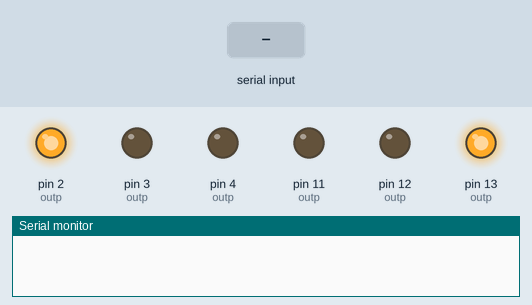
Bench run of a sketch on a simulated Arduino Uno, built with avr-gcc and run on an emulated ATmega328P. Parts: output pins drawn as LEDs (lit = HIGH), the last lines printed to the serial monitor. Inputs (shaded band) come from the test bench.

Above: at 1.2 s.
1.3 s: "1" received over the second serial link
At 2.3 s:
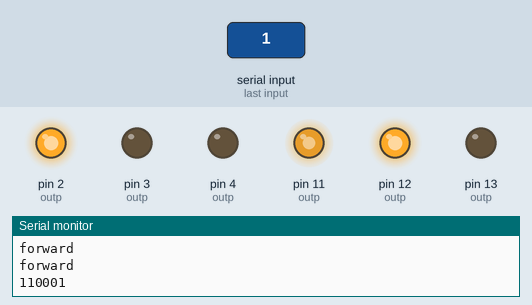
2.8 s: "2" received over the second serial link
At 3.4 s:
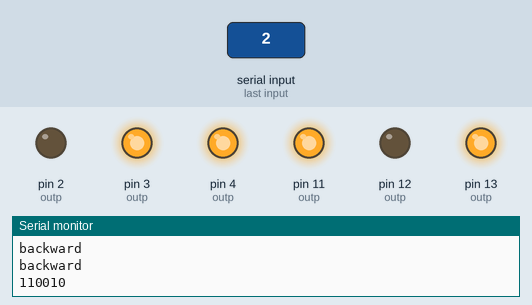
4.3 s: "0" received over the second serial link
At 5.5 s:
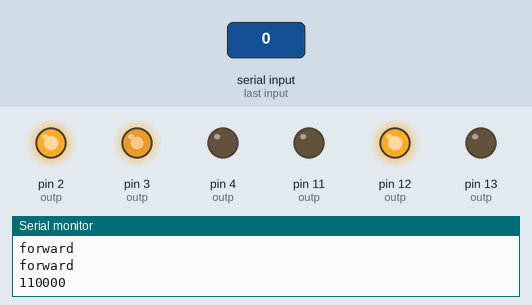
5.8 s: "2" received over the second serial link
At 6.9 s:
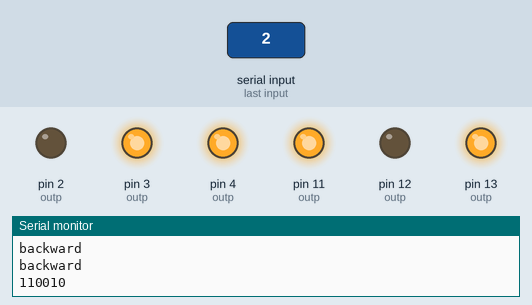
7.3 s: "1" received over the second serial link
At 8.1 s:
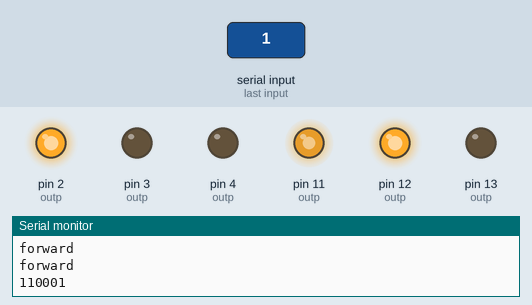
8.8 s: "0" received over the second serial link
At 9.2 s:
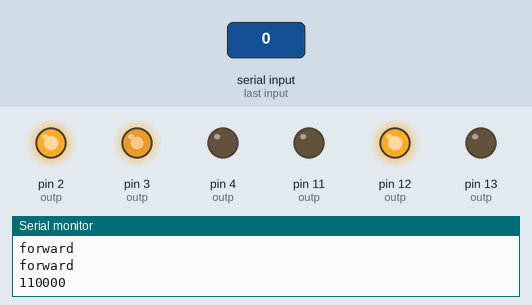
Timing chart, 0 to 11.3 s (numbered marks = the images above; inputs shaded):
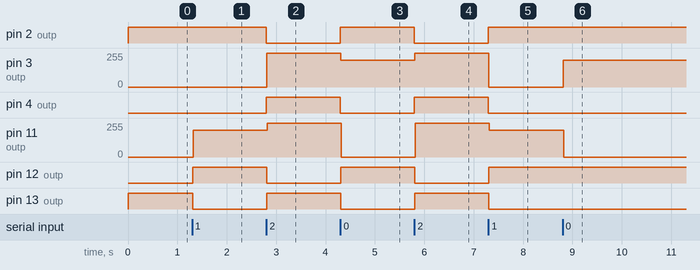

Measured:
- after the input at 1.3 s, pin 11 (outp): 0/255 → 200/255 at once; pin 12 (outp): LOW → HIGH at once; pin 13 (outp): HIGH → LOW at once
- after the input at 2.8 s, pin 2 (outp), pin 12 (outp): HIGH → LOW at once; pin 3 (outp): 0/255 → 255/255 at once; pin 4 (outp), pin 13 (outp): LOW → HIGH at once; pin 11 (outp): 200/255 → 255/255 at once
- after the input at 4.3 s, pin 2 (outp), pin 12 (outp): LOW → HIGH at once; pin 3 (outp): 255/255 → 200/255 at once; pin 4 (outp), pin 13 (outp): HIGH → LOW at once; pin 11 (outp): 255/255 → 0/255 at once
- after the input at 5.8 s, pin 2 (outp), pin 12 (outp): HIGH → LOW at once; pin 3 (outp): 200/255 → 255/255 at once; pin 4 (outp), pin 13 (outp): LOW → HIGH at once; pin 11 (outp): 0/255 → 255/255 at once
- after the input at 7.3 s, pin 2 (outp), pin 12 (outp): LOW → HIGH at once; pin 3 (outp): 255/255 → 0/255 at once; pin 4 (outp), pin 13 (outp): HIGH → LOW at once; pin 11 (outp): 255/255 → 200/255 at once
- after the input at 8.8 s, pin 3 (outp): 0/255 → 200/255 at once; pin 11 (outp): 200/255 → 0/255 at once

The sketch:

twoMotor.ino
```cpp
#include<SoftwareSerial.h>
SoftwareSerial mySerial(6, 7); // txd, rxd

int iA1 = 4, iA2 = 2, pwmA = 3;
int iB1 = 13, iB2 = 12, pwmB = 11;

int outp[] = {iA1, iA2, pwmA, iB1, iB2, pwmB};
void dw(int p, int s){ digitalWrite(p, s);}

byte cmd;
byte stack0; // a, z command
byte stack1; // space
byte stack2; // command parameter number 0, 9
byte stack3; // space
byte stack4; // number 0, 9
byte stack5; // number 0, 9
byte stack6; // number 0, 9
int stack_number_count = 4; // 4, 6
int stack_number_write = 0;

int binTextToInt(byte bin){
  if      (bin==0b110000) return 0;
  else if (bin==0b110001) return 1;
  else if (bin==0b110010) return 2;
  else if (bin==0b110011) return 3;
  else if (bin==0b110100) return 4;
  else if (bin==0b110101) return 5;
  else if (bin==0b110110) return 6;
  else if (bin==0b110111) return 7;
  else if (bin==0b111000) return 8;
  else if (bin==0b111001) return 9;
  else                    return -1;
};

class Motor{
  public:
    int pin1, pin2, pwm, pole = 0;
    Motor(int i1, int i2, int ipwm){
      pin1=i1;
      pin2=i2;
      pwm=ipwm;
      }
    void polaris(int ipole){
      if(ipole == -1 || ipole == 0 || ipole == 1){
        if (ipole == -1) {
            if(pole == 0) {
                polaris(1);
            } else if(pole == 1) {
                polaris(0);
            }
        } else if (ipole == 0) {
            dw(pin1, LOW);
            dw(pin2, HIGH);pole = ipole;
        } else if (ipole == 1) {
            dw(pin1, HIGH);
            dw(pin2, LOW);pole = ipole;
        }

      }
    }
    void forward(int speed){
      polaris(0);delay(10);
      Serial.println("forward");
      analogWrite(pwm, speed);
    }
    void backward(int speed){
      polaris(1);delay(10);
      Serial.println("backward");
      analogWrite(pwm, speed);
    }
    void go(int speed){
      // polaris(1);delay(10);
      Serial.println("go");
      analogWrite(pwm, speed);
    }
};
Motor A(iA1, iA2, pwmA);
Motor B(iB1, iB2, pwmB);

void Forward(){
  A.forward(255);
  B.forward(255);
}
void Backward(){
  A.backward(255);
  B.backward(255);
}
void TurnLeft(){
  A.forward(0);
  B.forward(200);
}
void TurnRight(){
  A.forward(200);
  B.forward(0);
}
void Stop(){
  A.go(0);
  B.go(0);
}

void setup() {
  Serial.begin(9600);
  mySerial.begin(9600);
  for(int i = 0; i < sizeof(outp)/sizeof(outp[0]); i++){
    pinMode(outp[i], OUTPUT);
    // Serial.println(outp[i]);
  }
  A.polaris(0);
  B.polaris(1);

}

void loop() {
  if(mySerial.available()){
    cmd = mySerial.read();
    if (stack0==0b1110011 && stack1==0b100000 && stack2==0b110001 && stack3==0b100000){
      int debug = 0;
      if(stack_number_write < 3){
        if(debug){
          Serial.println("________");
          Serial.println(stack_number_count);
          Serial.println(stack4);
          Serial.println(stack5);
          Serial.println(stack6);
          Serial.println("________");
        }
        if(stack_number_count==4) stack4 = cmd;
        if(stack_number_count==5) stack5 = cmd;
        if(stack_number_count==6) stack6 = cmd;
        stack_number_count += 1;
        stack_number_write += 1;
      }

    }
    else if (cmd==0b1010);
    else if (cmd==0b1101);
    else if (stack0==0b1110011 && stack1==0b100000 && stack2==0b110001 && cmd==0b100000)  stack3 = 0b100000;
    else if (stack0==0b1110011 && stack1==0b100000 && cmd==0b110001)                      stack2 = 0b110001;
    else if (stack0==0b1110011 && cmd==0b100000)                                          stack1 = 0b100000;
    else if (cmd==0b1110011)                                                              stack0 = 0b1110011;
    else if (cmd==0b110100)                                                               Stop();
    else if (cmd==0b110011)                                                               Forward();
    else if (cmd==0b110010)                                                               Backward();
    else if (cmd==0b110001)                                                               TurnLeft();
    else if (cmd==0b110000)                                                               TurnRight();
    Serial.println(cmd, BIN);
  }
}
```
